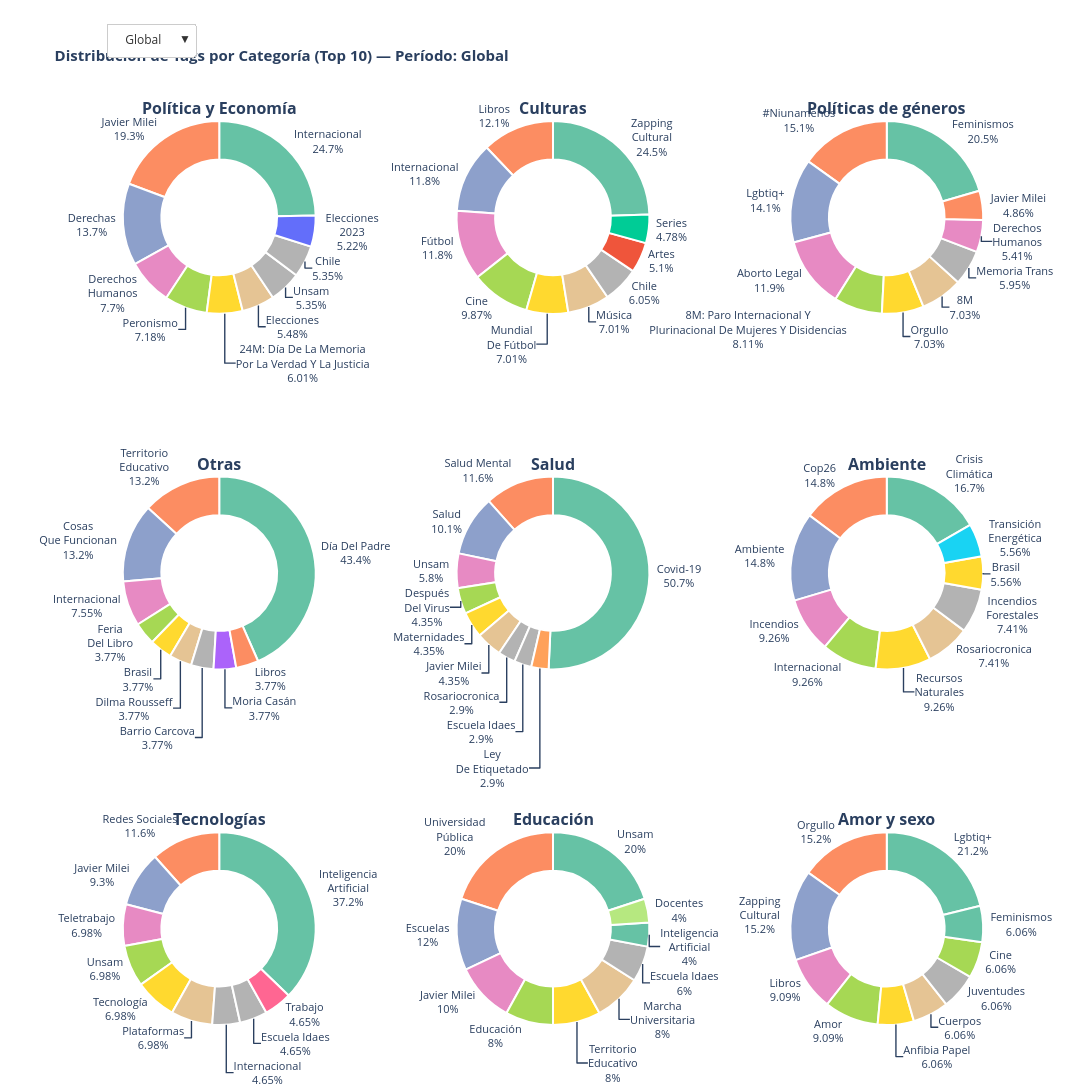

Notebook source saved alongside this figure:
### Code cell
import plotly.graph_objects as go
from plotly.subplots import make_subplots
import plotly.express as px
import numpy as np

# ==============================================================================
# 2.3. Donas por Categoría con Dropdown Temporal
# ==============================================================================

TOP_TAGS_POR_CAT = 10  # <--- Cambiá este número para ver el Top 3, Top 10, etc.
MIN_NOTAS_CAT = 20

# 1. Categorías válidas basadas en artículos únicos totales
notas_totales_por_cat = df_cat_exploded[df_cat_exploded["categoria_normalizada"] != "Sin categoria"].groupby("categoria_normalizada")["ID"].nunique()
categorias_validas = notas_totales_por_cat[notas_totales_por_cat >= MIN_NOTAS_CAT].sort_values(ascending=False).index.tolist()

años_disponibles = sorted([int(a) for a in df_cat_exploded["post_year"].dropna().unique() if a > 2010])
pasos_temporales = ["Global"] + [str(a) for a in años_disponibles]

n_cats = len(categorias_validas)
n_cols = 3
n_rows = int(np.ceil(n_cats / n_cols))

# Títulos limpios, solo el nombre de la categoría
titulos_iniciales = [f"<b>{cat}</b>" for cat in categorias_validas]

fig_donuts = make_subplots(
    rows=n_rows,
    cols=n_cols,
    specs=[[{"type": "domain"}] * n_cols for _ in range(n_rows)],
    subplot_titles=titulos_iniciales,
    vertical_spacing=0.18,
    horizontal_spacing=0.12
)

colores_anillo = px.colors.qualitative.Set2

def formatear_label(txt, max_len=14):
    if len(txt) > max_len:
        partes = txt.split(" ")
        if len(partes) > 1:
            medio = len(partes) // 2
            return " ".join(partes[:medio]) + "<br>" + " ".join(partes[medio:])
    return txt

# 2. Generar trazas para cada período
for paso_idx, paso in enumerate(pasos_temporales):
    es_global = (paso == "Global")
    
    if es_global:
        df_tags_periodo = df_tags_cat
    else:
        df_tags_periodo = df_tags_cat[df_tags_cat["post_year"] == int(paso)]

    es_visible_inicial = (paso_idx == 0)

    for idx, cat in enumerate(categorias_validas):
        r = (idx // n_cols) + 1
        c = (idx % n_cols) + 1

        df_c = df_tags_periodo[df_tags_periodo["categoria_normalizada"] == cat]
        top_tags = df_c["tag"].value_counts().head(TOP_TAGS_POR_CAT)

        if len(top_tags) > 0:
            labels_originales = top_tags.index.tolist()
            values = top_tags.values.tolist()
            labels_formateados = [formatear_label(l) for l in labels_originales]
            colores = colores_anillo[:len(labels_formateados)]
        else:
            labels_originales = ["Sin etiquetas en el período"]
            values = [1]
            labels_formateados = ["Sin tags"]
            colores = ["#f0f0f0"]

        fig_donuts.add_trace(
            go.Pie(
                labels=labels_formateados,
                customdata=labels_originales,
                values=values,
                hole=0.60,
                name=f"{cat} ({paso})",
                marker=dict(colors=colores, line=dict(color='#ffffff', width=2)),
                textinfo="label+percent" if len(top_tags) > 0 else "none",
                textposition="outside",
                hovertemplate="<b>%{customdata}</b><br>Artículos con este tag: %{value} (%{percent})<extra></extra>" if len(top_tags) > 0 else "<b>Sin tags registrados</b><extra></extra>",
                showlegend=False,
                visible=es_visible_inicial
            ),
            row=r,
            col=c
        )

# 3. Botones del Dropdown
total_trazas = len(fig_donuts.data)
trazas_por_paso = n_cats

dropdown_buttons = []
for i, paso in enumerate(pasos_temporales):
    visibilidad = [False] * total_trazas
    inicio = i * trazas_por_paso
    fin = inicio + trazas_por_paso
    visibilidad[inicio:fin] = [True] * trazas_por_paso

    dropdown_buttons.append(dict(
        method="update",
        args=[
            {"visible": visibilidad},
            {"title": f"<b>Distribución de Tags por Categoría (Top {TOP_TAGS_POR_CAT}) — Período: {paso}</b>"}
        ],
        label=f"  {paso}  "
    ))

updatemenus = [dict(
    buttons=dropdown_buttons,
    direction="down",
    pad={"r": 10, "t": 10},
    showactive=True,
    x=0.0,
    xanchor="left",
    y=1.12,
    yanchor="top",
    bgcolor="#ffffff",
    bordercolor="#cccccc",
    font=dict(size=12, color="#333333")
)]

fig_donuts.update_layout(
    updatemenus=updatemenus,
    title_text=f"<b>Distribución de Tags por Categoría (Top {TOP_TAGS_POR_CAT}) — Período: Global</b>",
    height=480 * n_rows + 40,
    width=1650,
    plot_bgcolor="rgba(0,0,0,0)",
    paper_bgcolor="#fff",
    margin=dict(t=120, b=40, l=60, r=60),
    font=dict(size=11)
)

fig_donuts.write_html(OUTPUT_DIR / "03c_tags_donas_dropdown_temporal.html")
fig_donuts.show()
